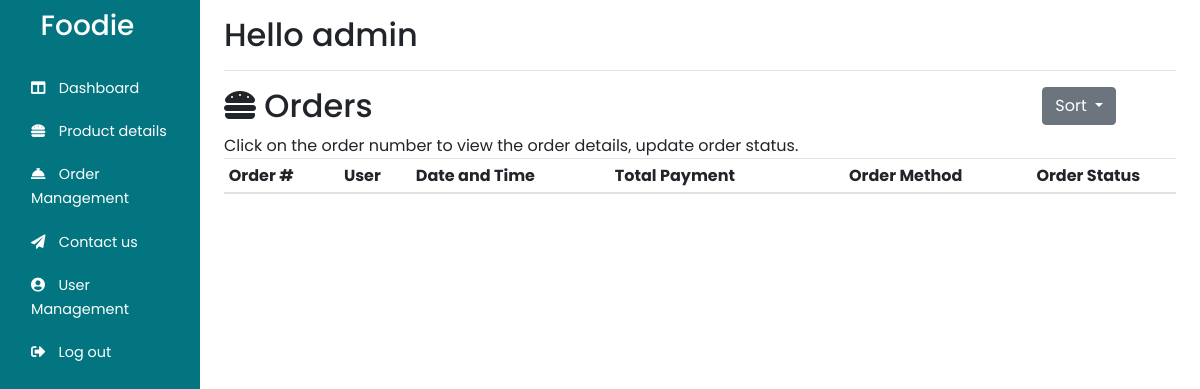
The page /Admin/customer_orders.php?sort=method (signed in) on the database as committed earlier.
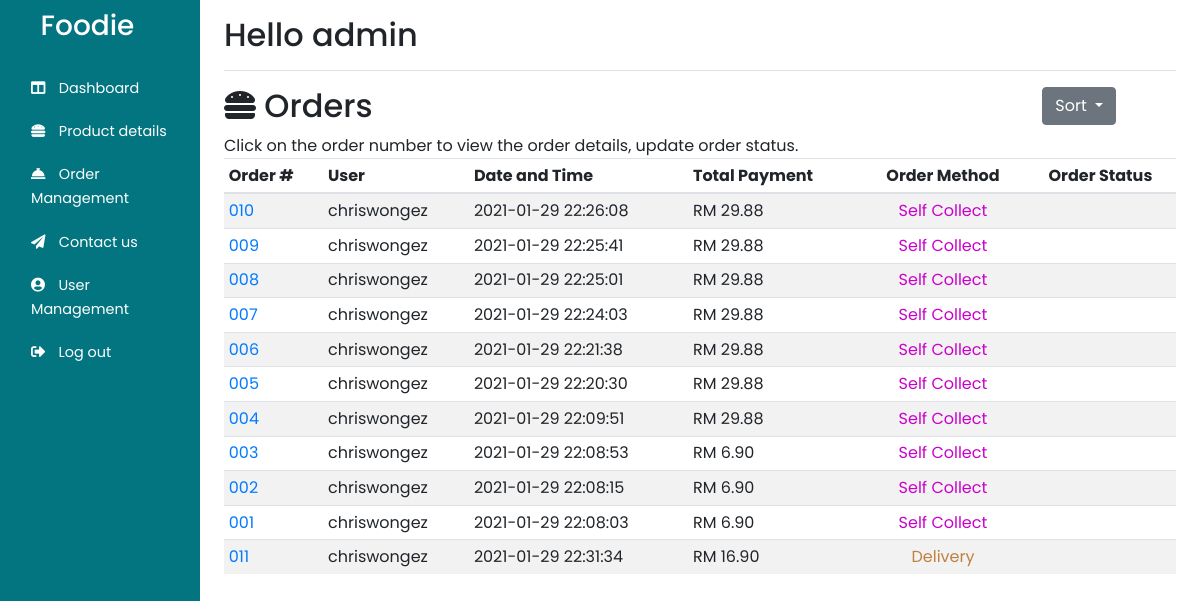
The same page on the database as committed later.
### tables this page shows
CREATE TABLE `orderhistory` (
  `orderID` int(3) UNSIGNED ZEROFILL NOT NULL,
  `orderDate` datetime NOT NULL,
  `orderPay` double NOT NULL,
  `orderMethod` varchar(255) NOT NULL,
  `orderStatus` varchar(255) DEFAULT NULL,
  `userID` int(4) UNSIGNED ZEROFILL NOT NULL
);

CREATE TABLE `users` (
  `userID` int(4) UNSIGNED ZEROFILL NOT NULL,
  `username` varchar(255) NOT NULL,
  `userpass` varchar(255) NOT NULL,
  `userlevel` varchar(255) NOT NULL,
  `usercontact` varchar(255) DEFAULT NULL,
  `useremail` varchar(255) NOT NULL,
  `userIsBlock` tinyint(1) NOT NULL DEFAULT 0,
  `userfirst` varchar(255) DEFAULT NULL,
  `userlast` varchar(255) DEFAULT NULL,
  `userAdd` varchar(255) NOT NULL,
  `userCity` varchar(255) NOT NULL,
  `userState` varchar(255) NOT NULL,
  `userZip` int(6) NOT NULL
);

### Admin/php/sortbyidgroupbymethod.php (the view, shortened to what this page needs)
<?php
$result = mysqli_query($con, "SELECT * FROM orderhistory,users where orderhistory.userID = users.userID ORDER BY orderID DESC");
while ($row = mysqli_fetch_assoc($result)) {
    $status = $row['orderStatus'];
    if ($row['orderMethod'] == 'selfc') {
        $method = "Self Collect";
        echo "<tr>
                <td class='align-middle'><a href='./orderdetails.php?id=" . $row['orderID'] . "'>" . $row['orderID'] . "</a></td>
                <td class='align-middle'>" . $row['username'] . "</td>
                <td class='align-middle'>" . $row['orderDate'] . "</td>
                <td class='align-middle '>RM " . number_format((float)$row['orderPay'], 2, '.', '') . "</td>
                <td class='align-middle text-center' name='" . $row['orderMethod'] . "'>" . $method . "</td>
                <td class='align-middle text-center' name='" . $status . "'>" . $statstr . "</td>
                </tr>";
    }
}
$result = mysqli_query($con, "SELECT * FROM orderhistory,users where orderhistory.userID = users.userID ORDER BY orderID DESC");
while ($row = mysqli_fetch_assoc($result)) {
    $status = $row['orderStatus'];
    if ($row['orderMethod'] == 'delivery') {
        $method = "Delivery";
        echo "<tr>
                <td class='align-middle'><a href='./orderdetails.php?id=" . $row['orderID'] . "'>" . $row['orderID'] . "</a></td>
                <td class='align-middle'>" . $row['username'] . "</td>
                <td class='align-middle'>" . $row['orderDate'] . "</td>
                <td class='align-middle '>RM " . number_format((float)$row['orderPay'], 2, '.', '') . "</td>
                <td class='align-middle text-center' name='" . $row['orderMethod'] . "'>" . $method . "</td>
                <td class='align-middle text-center' name='" . $status . "'>" . $statstr . "</td>
                </tr>";
    }
}

Rows that differ between the two databases and show on the page:
added orderhistory: orderID "010", userID.username "chriswongez", orderDate "2021-01-29 22:26:08", orderPay "29.88", orderMethod "Self Collect", shown under "Orders"
added orderhistory: orderID "009", userID.username "chriswongez", orderDate "2021-01-29 22:25:41", orderPay "29.88", orderMethod "Self Collect", shown under "Orders"
added orderhistory: orderID "008", userID.username "chriswongez", orderDate "2021-01-29 22:25:01", orderPay "29.88", orderMethod "Self Collect", shown under "Orders"
added orderhistory: orderID "007", userID.username "chriswongez", orderDate "2021-01-29 22:24:03", orderPay "29.88", orderMethod "Self Collect", shown under "Orders"
added orderhistory: orderID "006", userID.username "chriswongez", orderDate "2021-01-29 22:21:38", orderPay "29.88", orderMethod "Self Collect", shown under "Orders"
added orderhistory: orderID "005", userID.username "chriswongez", orderDate "2021-01-29 22:20:30", orderPay "29.88", orderMethod "Self Collect", shown under "Orders"
added orderhistory: orderID "004", userID.username "chriswongez", orderDate "2021-01-29 22:09:51", orderPay "29.88", orderMethod "Self Collect", shown under "Orders"
added orderhistory: orderID "003", userID.username "chriswongez", orderDate "2021-01-29 22:08:53", orderPay "6.90", orderMethod "Self Collect", shown under "Orders"
added orderhistory: orderID "002", userID.username "chriswongez", orderDate "2021-01-29 22:08:15", orderPay "6.90", orderMethod "Self Collect", shown under "Orders"
added orderhistory: orderID "001", userID.username "chriswongez", orderDate "2021-01-29 22:08:03", orderPay "6.90", orderMethod "Self Collect", shown under "Orders"
added orderhistory: orderID "011", userID.username "chriswongez", orderDate "2021-01-29 22:31:34", orderPay "16.90", orderMethod "Delivery"
